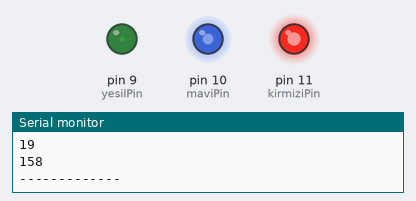
Simulated run of this sketch. Board: Arduino Uno, built with avr-gcc and run on an emulated ATmega328P. Shown: output pins drawn as LEDs (lit = HIGH), the last lines printed to the serial monitor. Random numbers use the default seed unless the sketch sets one.

Above: at 0.1 s.
At 4.1 s:
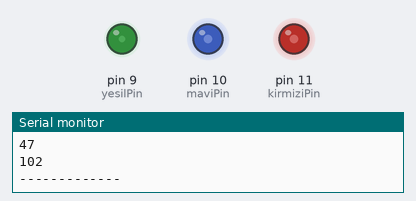
At 9.1 s:
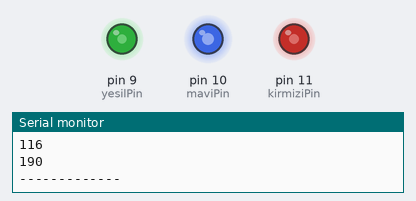
At 19.1 s:
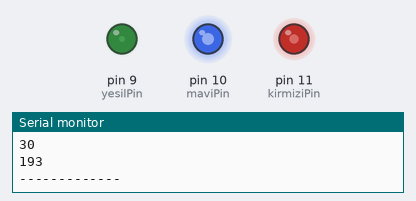
At 28.1 s:
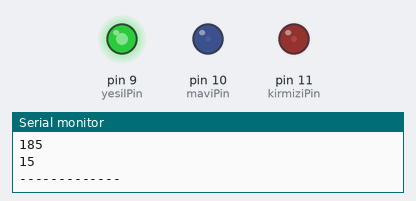
At 38.1 s:
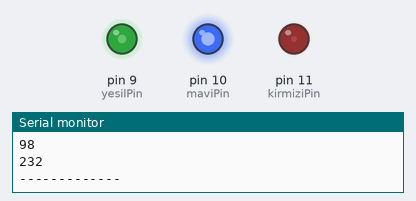
Timing chart, 0 to 40.0 s (numbered marks = the images above):
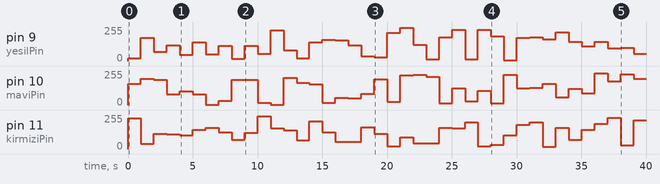

The sketch:

15-RGB_random.ino
```cpp
int kirmiziPin   = 11;
int yesilPin = 9;
int maviPin  = 10;
int kirmizi, yesil, mavi;

void setup() {

  pinMode(kirmiziPin, OUTPUT);
  pinMode(yesilPin,  OUTPUT);
  pinMode(maviPin,   OUTPUT);
  Serial.begin(9600);

}

void loop() {

  kirmizi = random(255);
  yesil = random(255);
  mavi = random(255);
  Serial.println(kirmizi);
  Serial.println(yesil);
  Serial.println(mavi);
  Serial.println("-------------");


  analogWrite(kirmiziPin, kirmizi);
  analogWrite(yesilPin, yesil);
  analogWrite(maviPin, mavi);
  delay(1000);


}
```

Measured:
- by itself, pin 9 (yesilPin): 0/255 → 19/255 at 0.00 s, → 175/255 1.0 s later, → 68/255 1.0 s later, → 120/255 1.0 s later, … (40 changes in this stretch)
- by itself, pin 10 (maviPin): 0/255 → 158/255 at 0.00 s, → 197/255 1.0 s later, → 188/255 1.0 s later, → 80/255 1.0 s later, … (40 changes in this stretch)
